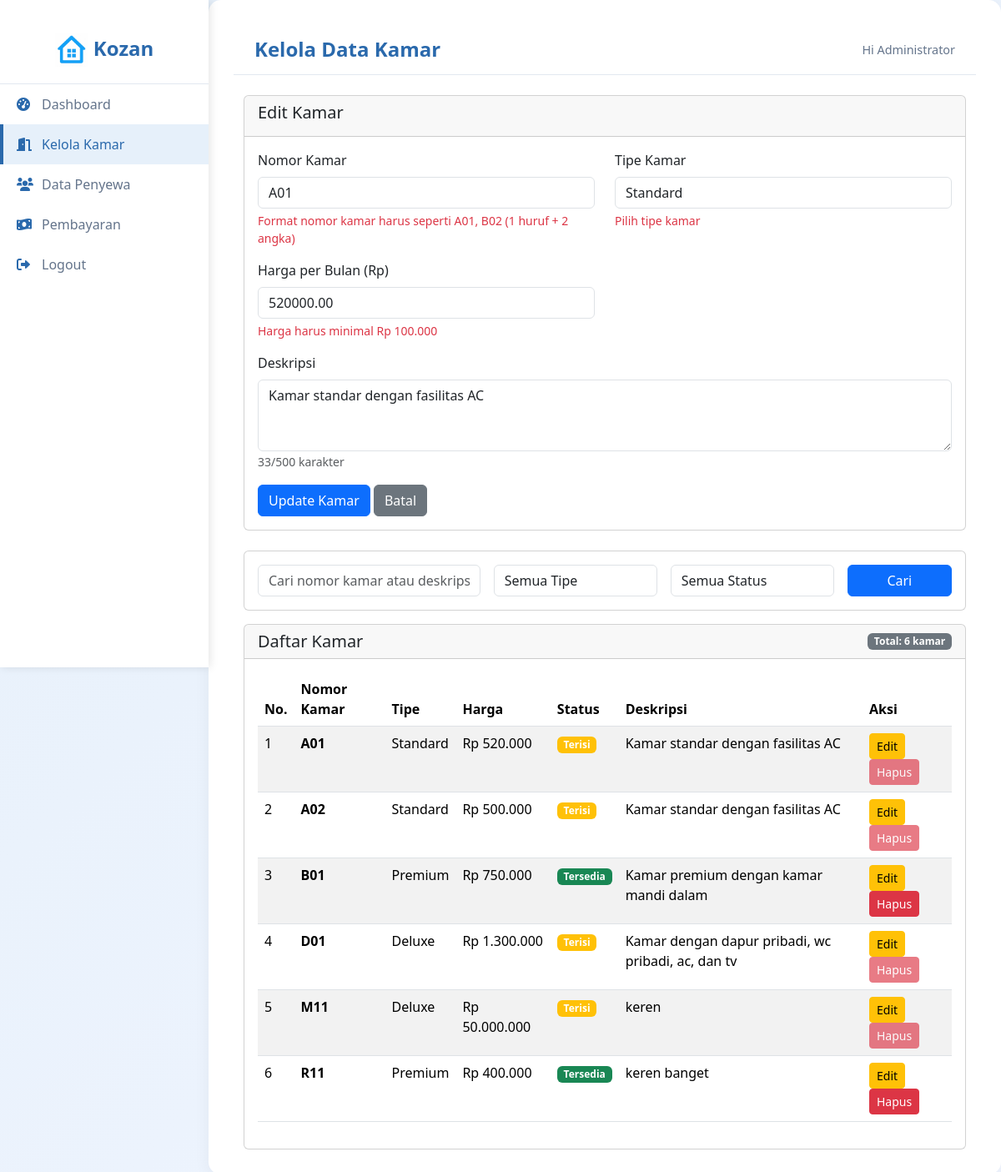
The app's page /admin/rooms.php?edit=1 (signed in) with its own data.
### tables this page shows
CREATE TABLE `rooms` (
  `id` int NOT NULL,
  `room_number` varchar(10) NOT NULL,
  `room_type` varchar(50) NOT NULL,
  `price` decimal(10,2) NOT NULL,
  `status` enum('available','occupied') DEFAULT 'available',
  `description` text,
  `tenant_id` int DEFAULT NULL,
  `created_at` timestamp NULL DEFAULT CURRENT_TIMESTAMP
);

### admin/rooms.php (the view, shortened to what this page needs)
<?php
require_once '../config/database.php';
$search = isset($_GET['search']) ? trim($_GET['search']) : '';
$params = [];
$types = '';
$sql = "SELECT * FROM rooms";
$sql .= " ORDER BY room_number";
if (!empty($params)) {
    $stmt = $conn->prepare($sql);
    $stmt->bind_param($types, ...$params);
    $stmt->execute();
    $result = $stmt->get_result();
} else {
    $result = $conn->query($sql);
}
$rooms = $result->fetch_all(MYSQLI_ASSOC);
$edit_room = null;
if (isset($_GET['edit'])) {
    $edit_id = intval($_GET['edit']);
    $stmt = $conn->prepare("SELECT * FROM rooms WHERE id=?");
    $stmt->bind_param("i", $edit_id);
    $stmt->execute();
    $result = $stmt->get_result();
    $edit_room = $result->fetch_assoc();
}
?>
<!DOCTYPE html>
<html lang="id">
<head>
    <link rel="stylesheet" href="../assets/css/d_admin.css">
    <link href="https://cdn.jsdelivr.net/npm/bootstrap@5.3.3/dist/css/bootstrap.min.css" rel="stylesheet">
    <link href="https://cdnjs.cloudflare.com/ajax/libs/font-awesome/6.0.0-beta3/css/all.min.css" rel="stylesheet">
</head>
<body>
    <div class="sidebar">
        <div class="logo">
            <img src="../assets/images/logo.jpg" alt="Logo" style="width: 40px; height: 40px; object-fit: contain;">
            <span>Kozan</span>
        </div>
        <a href="dashboard.php"><i class="fas fa-tachometer-alt"></i> Dashboard</a>
        <a href="rooms.php" class="active"><i class="fas fa-door-open"></i> Kelola Kamar</a>
        <a href="tenants.php"><i class="fas fa-users"></i> Data Penyewa</a>
        <a href="payments.php"><i class="fas fa-money-bill-wave"></i> Pembayaran</a>
        <a href="../logout.php"><i class="fas fa-sign-out-alt"></i> Logout</a>
    </div>
    <div class="content">
        <div class="header d-flex justify-content-between align-items-center">
            <h2>Kelola Data Kamar</h2>
            <div class="welcome">Hi <?= $_SESSION['full_name'] ?></div>
        </div>
    <div class="container mt-4">
        <div class="card mb-4">
            <div class="card-header">
                <h5><?= $edit_room ? 'Edit Kamar' : 'Tambah Kamar Baru' ?></h5>
            </div>
            <div class="card-body">
                <form method="POST" id="roomForm">
                    <div class="row">
                        <div class="col-md-6">
                            <div class="mb-3">
                                <label for="room_number" class="form-label">Nomor Kamar</label>
                                <input type="text" class="form-control" id="room_number" name="room_number"
                                       value="<?= $edit_room ? $edit_room['room_number'] : '' ?>"
                                       pattern="[A-Z]\d{2}"
                                       title="Format: 1 huruf kapital diikuti 2 angka (contoh: A01)"
                                       maxlength="3"
                                       placeholder="Contoh: A01, B02"
                                       required>
                                <div class="invalid-feedback">
                                    Format nomor kamar harus seperti A01, B02 (1 huruf + 2 angka)
                                </div>
                            </div>
                        </div>
                        <div class="col-md-6">
                            <div class="mb-3">
                                <label for="room_type" class="form-label">Tipe Kamar</label>
                                <select class="form-control" id="room_type" name="room_type" required>
                                    <option value="Standard" <?= ($edit_room && $edit_room['room_type'] == 'Standard') ? 'selected' : '' ?>>Standard</option>
                                </select>
                                <div class="invalid-feedback">
                                    Pilih tipe kamar
                                </div>
                            </div>
                        </div>
                    </div>
                    <div class="row">
                        <div class="col-md-6">
                            <div class="mb-3">
                                <label for="price" class="form-label">Harga per Bulan (Rp)</label>
                                <input type="number" class="form-control" id="price" name="price"
                                       value="<?= $edit_room ? $edit_room['price'] : '' ?>"
                                       min="100000"
                                       step="1000"
                                       placeholder="Minimal 100000"
                                       required>
                                <div class="invalid-feedback">
                                    Harga harus minimal Rp 100.000
                                </div>
                            </div>
                        </div>
                    </div>
                    <div class="mb-3">
                        <label for="description" class="form-label">Deskripsi</label>
                        <textarea class="form-control" id="description" name="description" rows="3"
                                  maxlength="500"
                                  placeholder="Deskripsi kamar (maksimal 500 karakter)"><?= $edit_room ? htmlspecialchars($edit_room['description']) : '' ?></textarea>
                        <small class="text-muted">
                            <span id="charCount">0</span>/500 karakter
                        </small>
                    </div>
                    <button type="submit" name="<?= $edit_room ? 'edit_room' : 'add_room' ?>" class="btn btn-primary">
                        <?= $edit_room ? 'Update Kamar' : 'Tambah Kamar' ?>
                    </button>
                    <?php if ($edit_room): ?>
                        <a href="rooms.php" class="btn btn-secondary">Batal</a>
                    <?php endif; ?>
                </form>
            </div>
        </div>
        <div class="card mb-3">
            <div class="card-body">
                <form method="GET" class="row g-3">
                    <div class="col-md-4">
                        <input type="text" class="form-control" name="search"
                               placeholder="Cari nomor kamar atau deskripsi..."
                               value="<?= htmlspecialchars($search) ?>">
                    </div>
                    <div class="col-md-3">
                        <select class="form-control" name="filter_type">
                            <option value="">Semua Tipe</option>
                        </select>
                    </div>
                    <div class="col-md-3">
                        <select class="form-control" name="filter_status">
                            <option value="">Semua Status</option>
                        </select>
                    </div>
                    <div class="col-md-2">
                        <button type="submit" class="btn btn-primary w-100">Cari</button>
                    </div>
                </form>
            </div>
        </div>
        <div class="card">
            <div class="card-header d-flex justify-content-between align-items-center">
                <h5 class="mb-0">Daftar Kamar</h5>
                <span class="badge bg-secondary">Total: <?= count($rooms) ?> kamar</span>
            </div>
            <div class="card-body">
                <?php if (empty($rooms)): ?>
                    <p class="text-center">Tidak ada data kamar</p>
                <?php else: ?>
                <div class="table-responsive">
                    <table class="table table-striped table-hover">
                        <thead>
                            <tr>
                                <th>No.</th>
                                <th>Nomor Kamar</th>
                                <th>Tipe</th>
                                <th>Harga</th>
                                <th>Status</th>
                                <th>Deskripsi</th>
                                <th>Aksi</th>
                            </tr>
                        </thead>
                        <tbody>
                            <?php $no = 1; foreach ($rooms as $room): ?>
                            <tr>
                                <td><?= $no++ ?></td>
                                <td><strong><?= htmlspecialchars($room['room_number']) ?></strong></td>
                                <td><?= htmlspecialchars($room['room_type']) ?></td>
                                <td>Rp <?= number_format($room['price'], 0, ',', '.') ?></td>
                                <td>
                                    <span class="badge <?= $room['status'] == 'available' ? 'bg-success' : 'bg-warning' ?>">
                                        <?= $room['status'] == 'available' ? 'Tersedia' : 'Terisi' ?>
                                    </span>
                                </td>
                                <td><?= htmlspecialchars($room['description']) ?></td>
                                <td>
                                    <a href="rooms.php?edit=<?= $room['id'] ?>" class="btn btn-sm btn-warning">Edit</a>
                                    <?php if ($room['status'] == 'available'): ?>
                                        <a href="rooms.php?delete=<?= $room['id'] ?>"
                                           class="btn btn-sm btn-danger"
                                           onclick="return confirm('Yakin ingin menghapus kamar ini?')">Hapus</a>
                                    <?php else: ?>
                                        <button class="btn btn-sm btn-danger" disabled title="Kamar sedang ditempati">Hapus</button>
                                    <?php endif; ?>
                                </td>
                            </tr>
                            <?php endforeach; ?>
                        </tbody>
                    </table>
                </div>
                <?php endif; ?>
            </div>
        </div>
    </div>
    </div>
</body>
</html>

### assets/css/d_admin.css (style rules this page uses)
body { background: linear-gradient(135deg, #e6f0fa, #f0f5ff); font-family: 'Segoe UI', Tahoma, Geneva, Verdana, sans-serif; margin: 0; padding: 0; overflow-x: hidden; }
.sidebar { width: 250px; height: 100vh; position: fixed; top: 0; left: 0; background: #ffffff; box-shadow: 2px 0 10px rgba(0, 0, 0, 0.1); padding-top: 20px; z-index: 1000; }
.sidebar .logo { font-size: 1.5rem; font-weight: 600; color: #2a69ac; padding: 20px; text-align: center; border-bottom: 1px solid #e2e8f0; }
.sidebar a { color: #64748b; padding: 12px 20px; display: flex; align-items: center; text-decoration: none; transition: all 0.3s; font-weight: 400; }
.sidebar a i { margin-right: 10px; width: 20px; color: #2a69ac; }
.sidebar a:hover, .sidebar a.active { background: #e6f0fa; color: #2a69ac; border-left: 4px solid #2a69ac; padding-left: 16px; }
.content { margin-left: 250px; padding: 30px; background: #ffffff; border-radius: 15px; box-shadow: 0 4px 20px rgba(0, 0, 0, 0.05); }
.header { padding: 15px 25px; display: flex; justify-content: space-between; align-items: center; border-bottom: 1px solid #e2e8f0; margin-bottom: 0; }
.header h2 { font-size: 1.5rem; font-weight: 600; color: #2a69ac; margin: 0; }
.header .welcome { font-size: 0.9rem; color: #64748b; }

### admin/rooms.php (style rules this page uses)
.invalid-feedback { display: block; }

### records on screen
rooms: room_number "A01", room_type "Standard", price "520000.00", description "Kamar standar dengan fasilitas AC", price "520.000", status "Terisi"
rooms: room_number "A02", room_type "Standard", price "500.000", status "Terisi", description "Kamar standar dengan fasilitas AC"
rooms: room_number "B01", room_type "Premium", price "750.000", status "Tersedia", description "Kamar premium dengan kamar mandi dalam"
rooms: room_number "D01", room_type "Deluxe", price "1.300.000", status "Terisi", description "Kamar dengan dapur pribadi, wc pribadi, ac, dan tv"
rooms: room_number "M11", room_type "Deluxe", price "50.000.000", status "Terisi", description "keren"
rooms: room_number "R11", room_type "Premium", price "400.000", status "Tersedia", description "keren banget"

### other values on screen
$_SESSION['full_name'] "Administrator"
count($rooms) "6"
